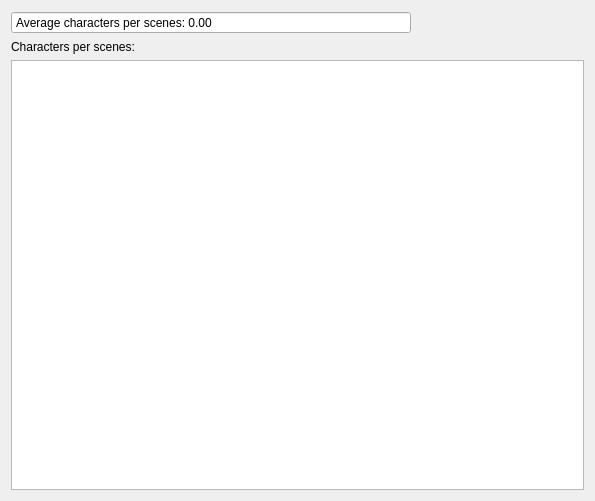
<?xml version="1.0" encoding="UTF-8"?>
<ui version="4.0">
 <class>CharactersScenesDistributionWidget</class>
 <widget class="QWidget" name="CharactersScenesDistributionWidget">
  <property name="geometry">
   <rect>
    <x>0</x>
    <y>0</y>
    <width>595</width>
    <height>501</height>
   </rect>
  </property>
  <property name="sizePolicy">
   <sizepolicy hsizetype="Expanding" vsizetype="Expanding">
    <horstretch>0</horstretch>
    <verstretch>0</verstretch>
   </sizepolicy>
  </property>
  <property name="windowTitle">
   <string>Form</string>
  </property>
  <layout class="QVBoxLayout" name="verticalLayout">
   <item>
    <widget class="QDoubleSpinBox" name="spinAverage">
     <property name="maximumSize">
      <size>
       <width>400</width>
       <height>16777215</height>
      </size>
     </property>
     <property name="readOnly">
      <bool>true</bool>
     </property>
     <property name="buttonSymbols">
      <enum>QAbstractSpinBox::NoButtons</enum>
     </property>
     <property name="specialValueText">
      <string/>
     </property>
     <property name="accelerated">
      <bool>false</bool>
     </property>
     <property name="keyboardTracking">
      <bool>false</bool>
     </property>
     <property name="showGroupSeparator" stdset="0">
      <bool>false</bool>
     </property>
     <property name="prefix">
      <string>Average characters per scenes: </string>
     </property>
    </widget>
   </item>
   <item>
    <widget class="QLabel" name="label">
     <property name="text">
      <string>Characters per scenes:</string>
     </property>
    </widget>
   </item>
   <item>
    <widget class="QTableView" name="tblSceneDistribution">
     <property name="iconSize">
      <size>
       <width>32</width>
       <height>32</height>
      </size>
     </property>
     <attribute name="horizontalHeaderVisible">
      <bool>false</bool>
     </attribute>
     <attribute name="horizontalHeaderMinimumSectionSize">
      <number>24</number>
     </attribute>
     <attribute name="horizontalHeaderDefaultSectionSize">
      <number>24</number>
     </attribute>
     <attribute name="verticalHeaderVisible">
      <bool>false</bool>
     </attribute>
     <attribute name="verticalHeaderDefaultSectionSize">
      <number>30</number>
     </attribute>
    </widget>
   </item>
  </layout>
 </widget>
 <resources/>
 <connections/>
</ui>
